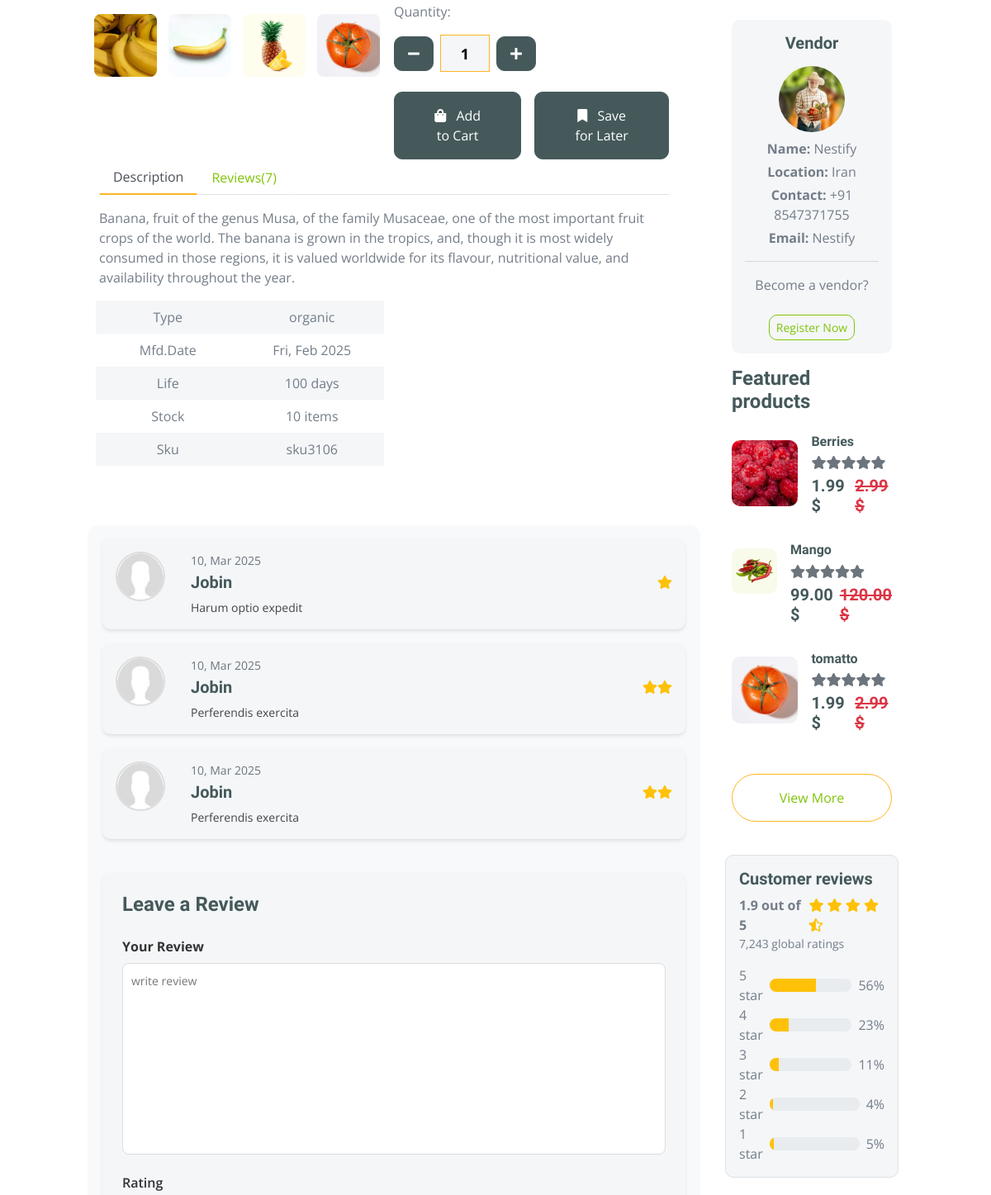
The app's page /product/venb4e4ca46hh/ (signed in, middle part), older data.
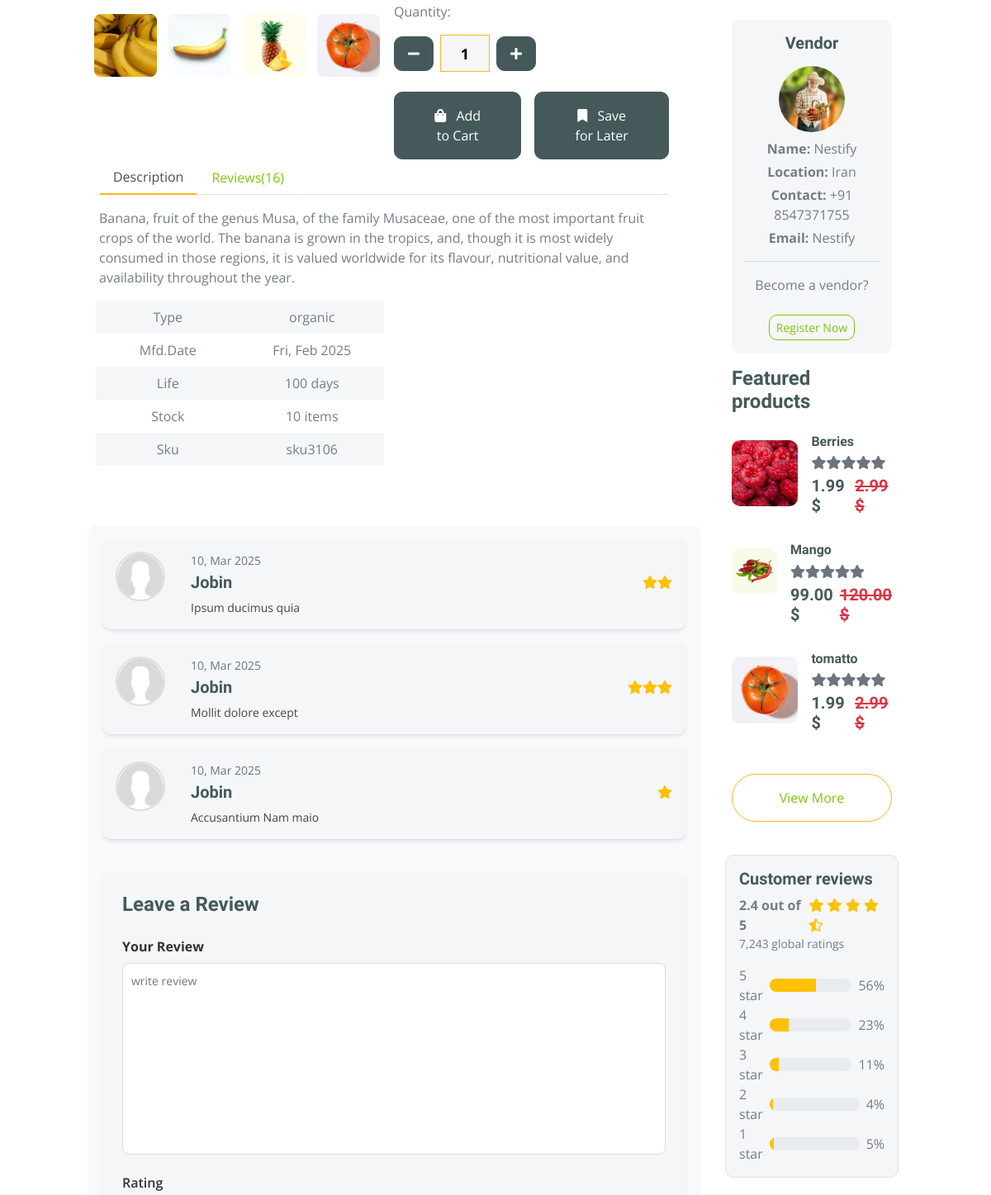
The same page, newer data.
### Grocery/models.py (models this page shows, shortened)
class ProductImages(models.Model):
    image = models.ImageField(upload_to="Product-Images", default='product.jpg')
    product = models.ForeignKey('Product', on_delete=models.SET_NULL, null=True, blank=True, related_name='p_images')
    date = models.DateTimeField(auto_now_add=True)
    class Meta:
        verbose_name_plural = "Products-Images"

class ProductReview(models.Model):
    RATING = [
        (1, "⭐"),
        (2, "⭐⭐"),
        (3, "⭐⭐⭐"),
        (4, "⭐⭐⭐⭐"),
        (5, "⭐⭐⭐⭐⭐"),
    ]
    user = models.ForeignKey(User, on_delete=models.SET_NULL, null=True)
    product = models.ForeignKey(Product, on_delete=models.SET_NULL, null=True, related_name="reviews")
    review = models.TextField()
    ratings = models.IntegerField(choices=RATING, null=True, blank=True)
    date = models.DateTimeField(auto_now_add=True)
    class Meta:
        verbose_name_plural = "product reviews"

class Product(models.Model):
    pid = ShortUUIDField(unique=True, length=10, max_length=20, prefix='ven', alphabet="abcdefgh123456")
    user = models.ForeignKey(User, on_delete=models.SET_NULL, null=True, related_name="user_products")
    category = models.ForeignKey(Category, on_delete=models.SET_NULL, null=True, related_name="category")
    vendor = models.ForeignKey(Vendor, on_delete=models.SET_NULL, null=True, related_name="products_vendor")
    title = models.CharField(max_length=100, default="fresh pear")
    image = models.ImageField(upload_to=user_directory_path, default='product.jpg')
    description = models.TextField(null=True, blank=True, default="this is the product")
    price = models.DecimalField(max_digits=10, decimal_places=2, default="1.99")
    old_price = models.DecimalField(max_digits=10, decimal_places=2, default="2.99")
    Specification = models.TextField(null=True, blank=True)
    type = models.CharField(max_length=100, default="organic", null=True, blank=True)
    stock_count = models.CharField(max_length=100, default="10", null=True, blank=True)
    mfd = models.DateTimeField(auto_now_add=False, null=True, blank=True)
    life = models.CharField(max_length=100, default="100 days", null=True, blank=True)
    tags = TaggableManager( blank=True)
    product_status = models.CharField(choices=STATUS, max_length=10, default="in_review")
    status = models.BooleanField(default=True)
    in_stock = models.BooleanField(default=True)
    featured = models.BooleanField(default=False)
    digital = models.BooleanField(default=False)
    sku = ShortUUIDField(unique=True, length=4, max_length=20, prefix='sku', alphabet="1234567890")
    date = models.DateTimeField(null=True, blank=True)
    class Meta:
        verbose_name_plural = "Products"

### userauths/models.py (models this page shows, shortened)
class User(AbstractUser):
    email = models.EmailField(unique=True)
    username = models.CharField(max_length=100)
    Bio = models.CharField(max_length=10000)
    USERNAME_FIELD = "email"
    REQUIRED_FIELDS = ['username']

### Grocery/views.py (the view)
# urls.py: path("product/<pid>/", product_detail_view, name="product-details-list"),
def product_detail_view(request, pid):
    product = Product.objects.get(pid=pid)
    products = Product.objects.filter(category= product.category).exclude(pid=pid)
    p_image = product.p_images.all()
    reviews  =  ProductReview.objects.filter(product=product).order_by("-date")
    review_form = ProductReviewForm()
    make_review = True
    if request.user.is_authenticated:
        user_review_count = ProductReview.objects.filter(user = request.user,product=product).count()
        if user_review_count > 0:
            make_review = False
    average_rating = ProductReview.objects.filter(product=product).aggregate(rating = Avg('ratings'))
    context ={
        "product":product,
        "p_image":p_image,
        "products":products,
        "make_review" : make_review,
        "reviews": reviews,
        "review_form":review_form,
        "average_rating":average_rating,
    }
    return render(request, 'Grocery/product-details.html', context)

### Grocery/forms.py
class ProductReviewForm(forms.ModelForm):
    review = forms.CharField(widget=forms.Textarea(attrs={'placeholder' :"write review"}))
    class Meta:
        model = ProductReview
        fields =['review', 'ratings']

### Grocery/context_processor.py (called while the page is built)
def default(request):
    categories = Category.objects.all()
    address = None  # Default value in case of anonymous user
    if request.user.is_authenticated:  # Ensure user is logged in
        address = ADDRESS.objects.filter(user=request.user)
    return {
        "categories": categories,
        "address": address,
    }

### Grocery/models.py (called while the page is built)
    def __str__(self):
        return self.title

### templates/Grocery/product-details.html (shortened to what the changed rows need)
{% extends 'partial/base.html' %}
{% load static %}
{% block body %}
        <div class="container-fluid py-5 mt-5">
            <div class="py-5">
                <div class="row g-4 mb-5">
                    <div class="col-lg-8 col-xl-9">
                        <div class="row g-4">
                            <div class="row">
                            <div class="col-lg-6">
                            <div class="thumbnail-container d-flex mt-3">
                                {% for p in p_image %}
                                    <a href="#" onclick="changeImage('{{ p.image.url }}'); return false;">
                                        <img src="{{ p.image.url }}" class="thumbnail rounded" alt="Thumbnail {{ forloop.counter }}">
                                    </a>
                                {% endfor %}
                            </div>
                            </div>
                            <div class="col-lg-12">
                                <nav>
                                    <div class="nav nav-tabs mb-3">
                                        <button class="nav-link active border-white border-bottom-0" type="button" role="tab"
                                            id="nav-about-tab" data-bs-toggle="tab" data-bs-target="#nav-about"
                                            aria-controls="nav-about" aria-selected="true">Description</button>
                                        <button class="nav-link border-white border-bottom-0" type="button" role="tab"
                                            id="nav-mission-tab" data-bs-toggle="tab" data-bs-target="#nav-mission"
                                            aria-controls="nav-mission" aria-selected="false">Reviews({{reviews.count}})</button>
                                    </div>
                                </nav>
                            </div>
                            </div>
                            {% if request.user.is_authenticated %}
                            {% if make_review == False %}
                            <div class="comment-box p-3 rounded shadow-sm" style="background-color: #f8f9fa; border-radius: 12px;">
                                <div class="tab-pane" id="nav-mission" role="tabpanel" aria-labelledby="nav-mission-tab">
                                    <div id="reviews">
                                    {% for r in reviews|slice:":3" %}
                                            <div class="review-container d-flex align-items-start p-3 border-bottom bg-light rounded shadow-sm mb-3">
                                        <img src="{% static 'img/avatar.jpg' %}" class="img-fluid rounded-circle me-3" style="width: 60px; height: 60px;" alt="User Avatar">
                                        <div class="flex-grow-1 review-text">
                                            <p class="mb-1 text-muted" style="font-size: 14px;">{{ r.date|date:"d, M Y" }}</p>
                                            <div class="d-flex justify-content-between align-items-center">
                                                <h5 class="mb-0">{{ r.user.username|title }}</h5>
                                                <div class="d-flex">
                                                    {% for _ in r.ratings|rjust:r.ratings %}
                                                        <i class="fas fa-star text-warning"></i>
                                                    {% endfor %}
                                                </div>
                                            </div>
                                            <p class="mt-2 review-text">{{ r.review }}</p>
                                        </div>
                                    </div>
                                    {% empty %}
                                        <p class="text-muted text-center">No reviews yet. Be the first to leave one!</p>
                                    {% endfor %}
                                        </div>
                                </div>
                                <br>
                            </div>
                            {% endif %}
                            {% endif %}
                        </div>
                    </div>
                    <div class="col-lg-4 col-xl-3" >
                        <div class="row g-3" style="margin-left:20px">
                            <div class="col-lg-12">
                                {% for product in products|slice:":5"  %}
                                <div class="d-flex align-items-center justify-content-start mb-3">
                                    <div class="rounded" style="width: 100px; height: 100px;">
                                        <img src="{{ product.image.url }}" class="img-fluid rounded" alt="{{ product.name }}">
                                    </div>
                                    <div class="ms-3">
                                        <h6 class="mb-2">{{ product.title }}</h6>
                                        <div class="d-flex mb-2">
                                            {% for _ in "12345"|make_list %}
                                                <i class="fa fa-star {% if forloop.counter <= product.rating %}text-secondary{% else %}text-muted{% endif %}"></i>
                                            {% endfor %}
                                        </div>
                                        <div class="d-flex mb-2">
                                            <h5 class="fw-bold me-2">{{ product.price }} $</h5>
                                            <h5 class="text-danger text-decoration-line-through">{{ product.old_price }} $</h5>
                                        </div>
                                    </div>
                                </div>
                                {% endfor %}
                            </div>
                            <div class="customer-reviews w-100 p-3 border rounded bg-light">
                                    <div class="d-flex align-items-center">
                                        <span class="fw-bold">{{average_rating.rating|floatformat:1}} out of 5</span>
                                        <div class="ms-2">
                                            <i class="fa fa-star text-warning"></i>
                                            <i class="fa fa-star text-warning"></i>
                                            <i class="fa fa-star text-warning"></i>
                                            <i class="fa fa-star text-warning"></i>
                                            <i class="fa fa-star-half-alt text-warning"></i>
                                        </div>
                                    </div>
                            </div>
                            </div>
                        </div>
                    </div>
                </div>
        </div>
{% endblock %}

Row changes from the older to the newer data that the page shows:
no longer on this page (row unchanged): ProductReview: date "10, Mar 2025", user.username "Jobin", ratings 1 (drawn), review "Harum optio expedit"
no longer on this page (row unchanged): ProductReview: date "10, Mar 2025", user.username "Jobin", ratings 2 (drawn), review "Perferendis exercita"
no longer on this page (row unchanged): ProductReview: date "10, Mar 2025", user.username "Jobin", ratings 2 (drawn), review "Perferendis exercita"
added ProductReview: date "10, Mar 2025", user.username "Jobin", ratings 2 (drawn), review "Ipsum ducimus quia"
added ProductReview: date "10, Mar 2025", user.username "Jobin", ratings 3 (drawn), review "Mollit dolore except"
added ProductReview: date "10, Mar 2025", user.username "Jobin", ratings 1 (drawn), review "Accusantium Nam maio"
Text that changed along with them:
{{ reviews.count }}: "7" → "16"
{{ average_rating.rating|floatformat:1 }}: "1.9" → "2.4"
